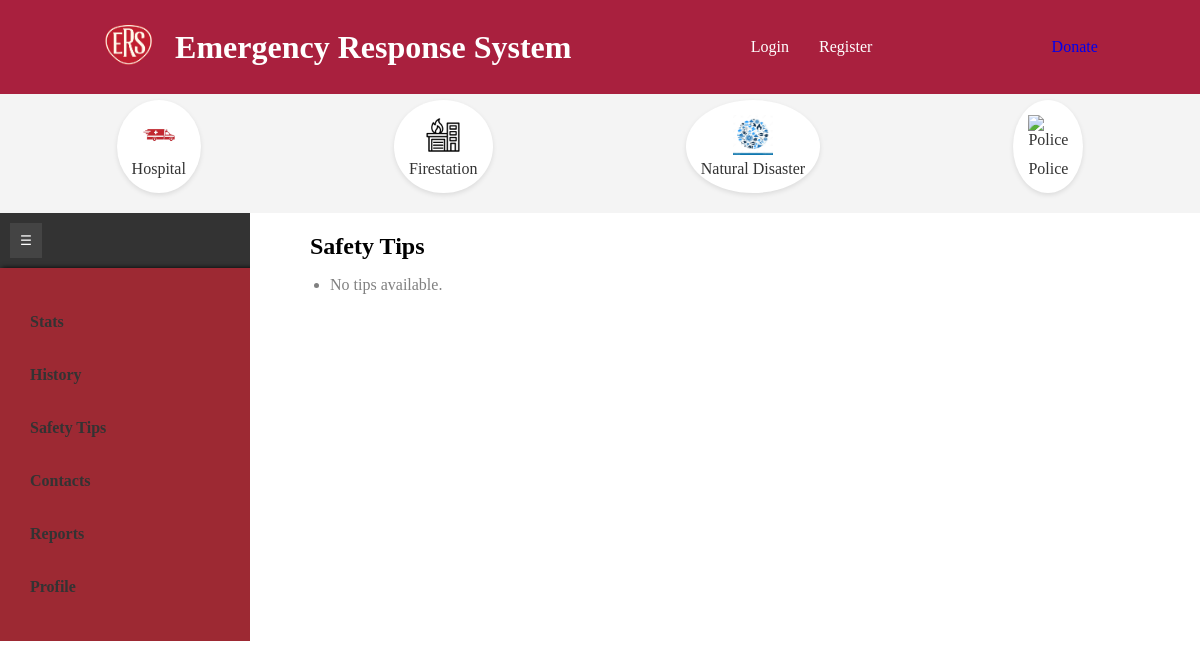
Before: /first-aid/ with the older database file.
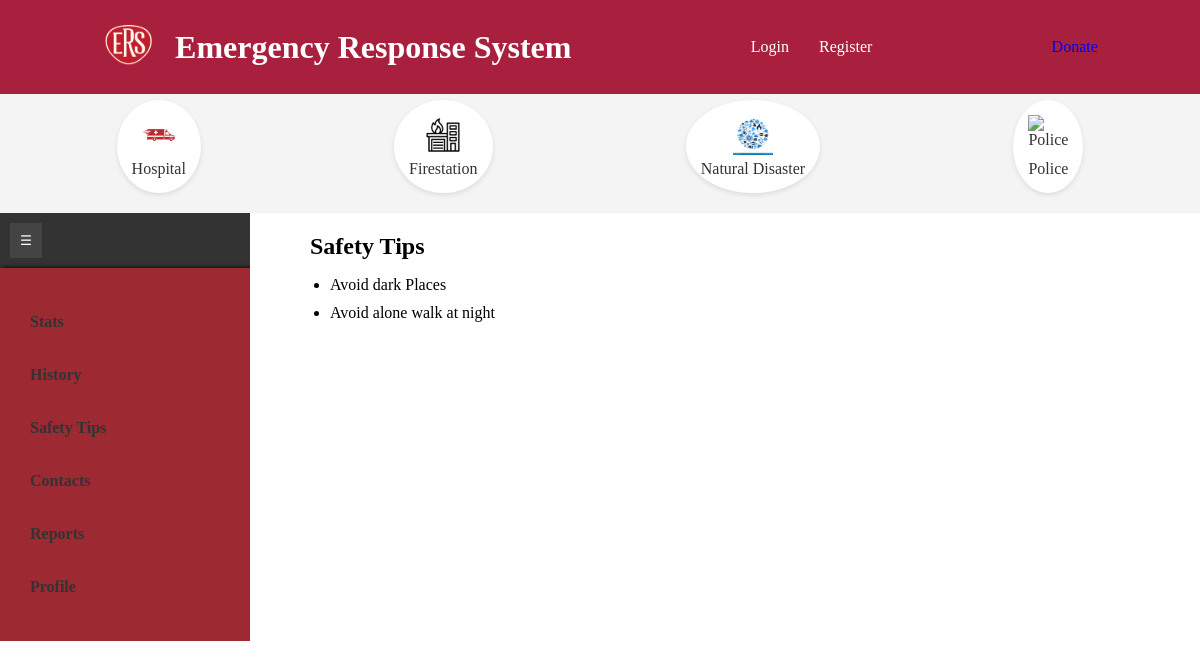
After: the same page with the newer database file.
### sos/models.py (models this page shows, shortened)
class AidTip(models.Model):
    emergency_type = models.CharField(max_length=50)  # e.g., 'Fire', 'Medical', etc.
    tip = models.TextField()
    created_at = models.DateTimeField(auto_now_add=True)

### sos/views.py (the view)
# urls.py: path('first-aid/',views.first_aid, name='aid'),
def first_aid(request):
    tips = AidTip.objects.all()  # Adjust this if you have specific filtering criteria
    context = {
        'tips': tips,  # Pass the tips to the template
    }
    return render(request, 'aid/aid.html', context)

### sos/templates/aid/aid.html (shortened to what this page needs)
{%extends 'index.html'%}
{%block content%}
{% include 'components/float_buttons.html' %}
<div class="container">
    <nav class='navigation-bar'>
        <button class="toggle-button" onclick="toggleNav()">☰</button>
        {% include 'components/aside.html' %}
    </nav>
    <div class="safety-main-content">
        <h3 class="safety-tips-title">Safety Tips</h3>
        <ul class="safety-tips-list">
            {% for tip in tips %}
                <li class="safety-tip-item">{{ tip.tip }}</li>
            {% empty %}
                <li class="safety-no-tips">No tips available.</li>
            {% endfor %}
        </ul>
    </div>
</div>
{%endblock%}

Changed rows visible on the page:
added AidTip: tip "Avoid dark Places"
added AidTip: tip "Avoid alone walk at night"
Other visible differences:
text no longer shown: "No tips available."
